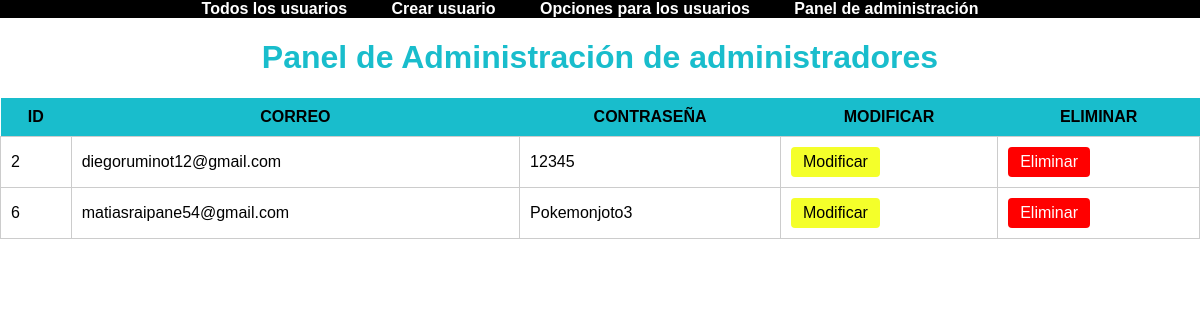
The app's page /usuarios/modificar_usuario/ with its own data.
### pagina_clientes/models.py (models this page shows, shortened)
class Usuario(models.Model):
    id_usuario = models.AutoField(primary_key=True)
    correo_usuario = models.CharField(max_length=50, null=False)
    contrasena_usuario = models.CharField(max_length=30, null=False)

### administrador/views.py (the view)
# urls.py: path('usuarios/modificar_usuario/',views.modificar_usuario,name="modificar_usuario"),
def modificar_usuario(request):
    if request.method == "POST":
        id_usuario = request.POST["id_usuario"]
        usuario = get_object_or_404(Usuario, id_usuario = id_usuario)
        correo_usuario = request.POST["correo_usuario"].strip()
        contrasena_usuario = request.POST["contrasena_usuario"].strip()
        contrasena_nueva1 = request.POST["contrasena_nueva1"].strip()
        contrasena_nueva2 = request.POST["contrasena_nueva2"].strip()
        bandera = False
        mensaje = ''
        if correo_usuario != "":
            if correo_usuario != usuario.correo_usuario.strip():
                if Usuario.objects.filter(correo_usuario=correo_usuario).filter():
                    mensaje = 'Error: El correo del usuario ya está en uso'
                else:
                    usuario.correo_usuario = correo_usuario
                    bandera = True
        if contrasena_nueva1 != "" or contrasena_nueva2 != "":
            if contrasena_nueva1 != contrasena_usuario:
                if contrasena_nueva1 == contrasena_nueva2:
                    usuario.contrasena_usuario = contrasena_nueva1
                    bandera = True
                else:
                    mensaje = 'Error: Las contraseñas nuevas deben ser iguales'
            else:
                mensaje = 'Error: La contraseña nueva no puede ser igual a la anterior'
        elif not bandera:
            mensaje = 'Error: No se ha realizado ningún cambio'
        if bandera:
            usuario.save()
            mensaje = 'Usuario actualizado con éxito'
        context = {'mensaje': mensaje, 'usuario': usuario}
        return render(request, 'html/usuarios/modificar_usuario.html', context)
    else:
        usuario = Usuario.objects.all()
        context = {'usuario':usuario}
        return render(request, 'html/usuarios/opciones_usuarios.html',context)

### administrador/templates/html/usuarios/opciones_usuarios.html (shortened to what this page needs)
{% load static %}
<!DOCTYPE html>
<html lang="en">
<head>
    <link rel="stylesheet" href="{% static 'css/opciones_usuarios.css' %}">
</head>
<body>
    <nav>
        <ul>
            <li><a href="{% url 'usuarios_totales' %}">Todos los usuarios</a></li>
            <li><a href="{% url 'crear_usuario' %}">Crear usuario</a></li>
            <li><a href="{% url 'opciones_usuarios' %}">Opciones para los usuarios</a></li>
            <li><a href="{% url 'panel_administracion' %}">Panel de administración</a></li>
        </ul>
    </nav>
    <h1>Panel de Administración de administradores</h1>
    <table>
        {% if usuario %}
        <th>ID</th>
        <th>CORREO</th>
        <th>CONTRASEÑA</th>
        <th>MODIFICAR</th>
        <th>ELIMINAR</th>
        {% for user in usuario %}
            <tr>
                <td>{{user.id_usuario}}</td>
                <td>{{user.correo_usuario}}</td>
                <td>{{user.contrasena_usuario}}</td>
                <td><a href="{% url 'encontrar_usuario' pk=user.id_usuario %}"class="btm-Modificar">Modificar</a></td>
                <td><a href="{% url 'eliminar_usuario'  pk=user.id_usuario %}"class="btm-Eliminar">Eliminar</a></td>
            </tr>
        {% endfor %}
        {% endif %}
    </table>
</body>

### administrador/static/css/opciones_usuarios.css (style rules this page uses)
body { font-family: Arial, sans-serif; margin: 0; padding: 0; }
h1 { text-align: center; color: #19bdcc; }
nav { background-color: #000; }
nav ul { list-style-type: none; margin: 0; padding: 0; text-align: center; }
nav ul li { display: inline-block; margin-right: 20px; }
nav ul li a { color: #fff; text-decoration: none; font-weight: bold; font-size: 16px; padding: 10px; transition: color 0.3s; }
table { width: 100%; border-collapse: collapse; margin-top: 20px; }
table th { background-color: #19bdcc; color: #000; font-weight: bold; padding: 10px; }
table td { border: 1px solid #ccc; padding: 10px; }
.btm-Modificar { display: inline-block; padding: 6px 12px; background-color: #f4ff2a; color: #000; text-decoration: none; border-radius: 4px; transition: background-color 0.3s; }
.btm-Eliminar { display: inline-block; padding: 6px 12px; background-color: rgb(255, 0, 0); color: #fffbfb; text-decoration: none; border-radius: 4px; transition: background-color 0.3s; }

### records on screen
Usuario: id_usuario "2", correo_usuario "diegoruminot12@gmail.com", contrasena_usuario "12345"
Usuario: id_usuario "6", correo_usuario "matiasraipane54@gmail.com", contrasena_usuario "Pokemonjoto3"
